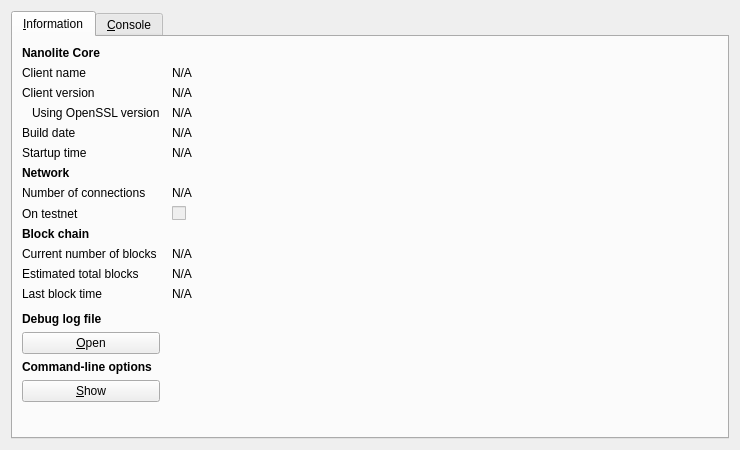
<?xml version="1.0" encoding="UTF-8"?>
<ui version="4.0">
 <class>RPCConsole</class>
 <widget class="QDialog" name="RPCConsole">
  <property name="geometry">
   <rect>
    <x>0</x>
    <y>0</y>
    <width>740</width>
    <height>450</height>
   </rect>
  </property>
  <property name="windowTitle">
   <string>Nanolite - Debug window</string>
  </property>
  <layout class="QVBoxLayout" name="verticalLayout_2">
   <item>
    <widget class="QTabWidget" name="tabWidget">
     <property name="currentIndex">
      <number>0</number>
     </property>
     <widget class="QWidget" name="tab_info">
      <attribute name="title">
       <string>&amp;Information</string>
      </attribute>
      <layout class="QGridLayout" name="gridLayout" columnstretch="0,1">
       <property name="horizontalSpacing">
        <number>12</number>
       </property>
       <item row="0" column="0">
        <widget class="QLabel" name="label_9">
         <property name="font">
          <font>
           <weight>75</weight>
           <bold>true</bold>
          </font>
         </property>
         <property name="text">
          <string>Nanolite Core</string>
         </property>
        </widget>
       </item>
       <item row="1" column="0">
        <widget class="QLabel" name="label_5">
         <property name="text">
          <string>Client name</string>
         </property>
        </widget>
       </item>
       <item row="1" column="1">
        <widget class="QLabel" name="clientName">
         <property name="cursor">
          <cursorShape>IBeamCursor</cursorShape>
         </property>
         <property name="text">
          <string>N/A</string>
         </property>
         <property name="textFormat">
          <enum>Qt::PlainText</enum>
         </property>
         <property name="textInteractionFlags">
          <set>Qt::LinksAccessibleByMouse|Qt::TextSelectableByKeyboard|Qt::TextSelectableByMouse</set>
         </property>
        </widget>
       </item>
       <item row="2" column="0">
        <widget class="QLabel" name="label_6">
         <property name="text">
          <string>Client version</string>
         </property>
        </widget>
       </item>
       <item row="2" column="1">
        <widget class="QLabel" name="clientVersion">
         <property name="cursor">
          <cursorShape>IBeamCursor</cursorShape>
         </property>
         <property name="text">
          <string>N/A</string>
         </property>
         <property name="textFormat">
          <enum>Qt::PlainText</enum>
         </property>
         <property name="textInteractionFlags">
          <set>Qt::LinksAccessibleByMouse|Qt::TextSelectableByKeyboard|Qt::TextSelectableByMouse</set>
         </property>
        </widget>
       </item>
       <item row="3" column="0">
        <widget class="QLabel" name="label_14">
         <property name="text">
          <string>Using OpenSSL version</string>
         </property>
         <property name="indent">
          <number>10</number>
         </property>
        </widget>
       </item>
       <item row="3" column="1">
        <widget class="QLabel" name="openSSLVersion">
         <property name="cursor">
          <cursorShape>IBeamCursor</cursorShape>
         </property>
         <property name="text">
          <string>N/A</string>
         </property>
         <property name="textFormat">
          <enum>Qt::PlainText</enum>
         </property>
         <property name="textInteractionFlags">
          <set>Qt::LinksAccessibleByMouse|Qt::TextSelectableByKeyboard|Qt::TextSelectableByMouse</set>
         </property>
        </widget>
       </item>
       <item row="4" column="0">
        <widget class="QLabel" name="label_12">
         <property name="text">
          <string>Build date</string>
         </property>
        </widget>
       </item>
       <item row="4" column="1">
        <widget class="QLabel" name="buildDate">
         <property name="cursor">
          <cursorShape>IBeamCursor</cursorShape>
         </property>
         <property name="text">
          <string>N/A</string>
         </property>
         <property name="textFormat">
          <enum>Qt::PlainText</enum>
         </property>
         <property name="textInteractionFlags">
          <set>Qt::LinksAccessibleByMouse|Qt::TextSelectableByKeyboard|Qt::TextSelectableByMouse</set>
         </property>
        </widget>
       </item>
       <item row="5" column="0">
        <widget class="QLabel" name="label_13">
         <property name="text">
          <string>Startup time</string>
         </property>
        </widget>
       </item>
       <item row="5" column="1">
        <widget class="QLabel" name="startupTime">
         <property name="cursor">
          <cursorShape>IBeamCursor</cursorShape>
         </property>
         <property name="text">
          <string>N/A</string>
         </property>
         <property name="textFormat">
          <enum>Qt::PlainText</enum>
         </property>
         <property name="textInteractionFlags">
          <set>Qt::LinksAccessibleByMouse|Qt::TextSelectableByKeyboard|Qt::TextSelectableByMouse</set>
         </property>
        </widget>
       </item>
       <item row="6" column="0">
        <widget class="QLabel" name="label_11">
         <property name="font">
          <font>
           <weight>75</weight>
           <bold>true</bold>
          </font>
         </property>
         <property name="text">
          <string>Network</string>
         </property>
        </widget>
       </item>
       <item row="7" column="0">
        <widget class="QLabel" name="label_7">
         <property name="text">
          <string>Number of connections</string>
         </property>
        </widget>
       </item>
       <item row="7" column="1">
        <widget class="QLabel" name="numberOfConnections">
         <property name="cursor">
          <cursorShape>IBeamCursor</cursorShape>
         </property>
         <property name="text">
          <string>N/A</string>
         </property>
         <property name="textFormat">
          <enum>Qt::PlainText</enum>
         </property>
         <property name="textInteractionFlags">
          <set>Qt::LinksAccessibleByMouse|Qt::TextSelectableByKeyboard|Qt::TextSelectableByMouse</set>
         </property>
        </widget>
       </item>
       <item row="8" column="0">
        <widget class="QLabel" name="label_8">
         <property name="text">
          <string>On testnet</string>
         </property>
        </widget>
       </item>
       <item row="8" column="1">
        <widget class="QCheckBox" name="isTestNet">
         <property name="enabled">
          <bool>false</bool>
         </property>
         <property name="text">
          <string/>
         </property>
        </widget>
       </item>
       <item row="9" column="0">
        <widget class="QLabel" name="label_10">
         <property name="font">
          <font>
           <weight>75</weight>
           <bold>true</bold>
          </font>
         </property>
         <property name="text">
          <string>Block chain</string>
         </property>
        </widget>
       </item>
       <item row="10" column="0">
        <widget class="QLabel" name="label_3">
         <property name="text">
          <string>Current number of blocks</string>
         </property>
        </widget>
       </item>
       <item row="10" column="1">
        <widget class="QLabel" name="numberOfBlocks">
         <property name="cursor">
          <cursorShape>IBeamCursor</cursorShape>
         </property>
         <property name="text">
          <string>N/A</string>
         </property>
         <property name="textFormat">
          <enum>Qt::PlainText</enum>
         </property>
         <property name="textInteractionFlags">
          <set>Qt::LinksAccessibleByMouse|Qt::TextSelectableByKeyboard|Qt::TextSelectableByMouse</set>
         </property>
        </widget>
       </item>
       <item row="11" column="0">
        <widget class="QLabel" name="label_4">
         <property name="text">
          <string>Estimated total blocks</string>
         </property>
        </widget>
       </item>
       <item row="11" column="1">
        <widget class="QLabel" name="totalBlocks">
         <property name="cursor">
          <cursorShape>IBeamCursor</cursorShape>
         </property>
         <property name="text">
          <string>N/A</string>
         </property>
         <property name="textFormat">
          <enum>Qt::PlainText</enum>
         </property>
         <property name="textInteractionFlags">
          <set>Qt::LinksAccessibleByMouse|Qt::TextSelectableByKeyboard|Qt::TextSelectableByMouse</set>
         </property>
        </widget>
       </item>
       <item row="12" column="0">
        <widget class="QLabel" name="label_2">
         <property name="text">
          <string>Last block time</string>
         </property>
        </widget>
       </item>
       <item row="12" column="1">
        <widget class="QLabel" name="lastBlockTime">
         <property name="cursor">
          <cursorShape>IBeamCursor</cursorShape>
         </property>
         <property name="text">
          <string>N/A</string>
         </property>
         <property name="textFormat">
          <enum>Qt::PlainText</enum>
         </property>
         <property name="textInteractionFlags">
          <set>Qt::LinksAccessibleByMouse|Qt::TextSelectableByKeyboard|Qt::TextSelectableByMouse</set>
         </property>
        </widget>
       </item>
       <item row="13" column="0">
        <spacer name="verticalSpacer_2">
         <property name="orientation">
          <enum>Qt::Vertical</enum>
         </property>
         <property name="sizeHint" stdset="0">
          <size>
           <width>20</width>
           <height>20</height>
          </size>
         </property>
        </spacer>
       </item>
       <item row="14" column="0">
        <widget class="QLabel" name="labelDebugLogfile">
         <property name="font">
          <font>
           <weight>75</weight>
           <bold>true</bold>
          </font>
         </property>
         <property name="text">
          <string>Debug log file</string>
         </property>
        </widget>
       </item>
       <item row="15" column="0">
        <widget class="QPushButton" name="openDebugLogfileButton">
         <property name="toolTip">
          <string>Open the Nanolite debug log file from the current data directory. This can take a few seconds for large log files.</string>
         </property>
         <property name="text">
          <string>&amp;Open</string>
         </property>
         <property name="autoDefault">
          <bool>false</bool>
         </property>
        </widget>
       </item>
       <item row="16" column="0">
        <widget class="QLabel" name="labelCLOptions">
         <property name="font">
          <font>
           <weight>75</weight>
           <bold>true</bold>
          </font>
         </property>
         <property name="text">
          <string>Command-line options</string>
         </property>
        </widget>
       </item>
       <item row="17" column="0">
        <widget class="QPushButton" name="showCLOptionsButton">
         <property name="toolTip">
          <string>Show the Nanolite-Qt help message to get a list with possible Nanolite command-line options.</string>
         </property>
         <property name="text">
          <string>&amp;Show</string>
         </property>
         <property name="autoDefault">
          <bool>false</bool>
         </property>
        </widget>
       </item>
       <item row="18" column="0">
        <spacer name="verticalSpacer">
         <property name="orientation">
          <enum>Qt::Vertical</enum>
         </property>
         <property name="sizeHint" stdset="0">
          <size>
           <width>20</width>
           <height>40</height>
          </size>
         </property>
        </spacer>
       </item>
      </layout>
     </widget>
     <widget class="QWidget" name="tab_console">
      <attribute name="title">
       <string>&amp;Console</string>
      </attribute>
      <layout class="QVBoxLayout" name="verticalLayout_3">
       <property name="spacing">
        <number>3</number>
       </property>
       <item>
        <widget class="QTextEdit" name="messagesWidget">
         <property name="minimumSize">
          <size>
           <width>0</width>
           <height>100</height>
          </size>
         </property>
         <property name="readOnly">
          <bool>true</bool>
         </property>
         <property name="tabKeyNavigation" stdset="0">
          <bool>false</bool>
         </property>
         <property name="columnCount" stdset="0">
          <number>2</number>
         </property>
        </widget>
       </item>
       <item>
        <layout class="QHBoxLayout" name="horizontalLayout">
         <property name="spacing">
          <number>3</number>
         </property>
         <item>
          <widget class="QLabel" name="label">
           <property name="text">
            <string notr="true">&gt;</string>
           </property>
          </widget>
         </item>
         <item>
          <widget class="QLineEdit" name="lineEdit"/>
         </item>
         <item>
          <widget class="QPushButton" name="clearButton">
           <property name="maximumSize">
            <size>
             <width>24</width>
             <height>24</height>
            </size>
           </property>
           <property name="toolTip">
            <string>Clear console</string>
           </property>
           <property name="text">
            <string/>
           </property>
           <property name="icon">
            <iconset resource="../bitcoin.qrc">
             <normaloff>:/icons/remove</normaloff>:/icons/remove</iconset>
           </property>
           <property name="shortcut">
            <string notr="true">Ctrl+L</string>
           </property>
           <property name="autoDefault">
            <bool>false</bool>
           </property>
          </widget>
         </item>
        </layout>
       </item>
      </layout>
     </widget>
    </widget>
   </item>
  </layout>
 </widget>
 <resources>
  <include location="../bitcoin.qrc"/>
 </resources>
 <connections/>
</ui>
